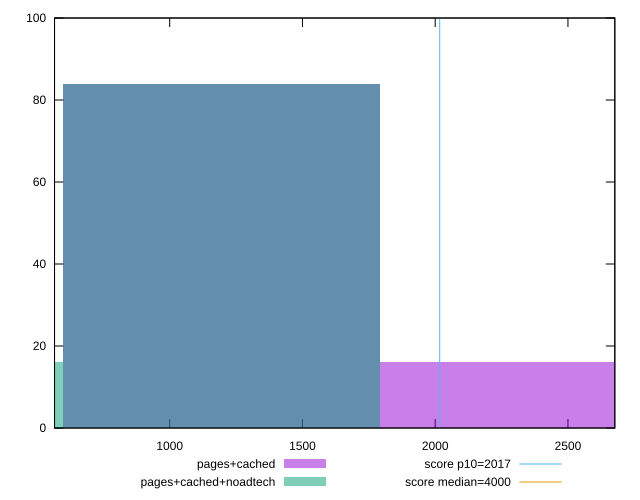

This chart was generated by the following gnuplot code:
reset

$pagesCached <<EOF
2389.29348703968 16
1194.64674351984 84
EOF

$pagesCachedNoadtech <<EOF
1194.64674351984 84
0 16
EOF

set key outside below
set boxwidth 1194.64674351984
set xrange [566.2560000000005:2676.5119999999997]
set yrange [0:100]
set trange [0:100]
set style fill transparent solid 0.5 noborder

set parametric
set terminal svg size 640, 500 enhanced background rgb 'white'
set output "report_00026_2021-02-22T21:38:55.199Z/mainthread-work-breakdown/comparison/histogram/1_vs_2.svg"

plot $pagesCached title "pages+cached" with boxes, \
     $pagesCachedNoadtech title "pages+cached+noadtech" with boxes, \
     2017,t title "score p10=2017", \
     4000,t title "score median=4000"

reset
